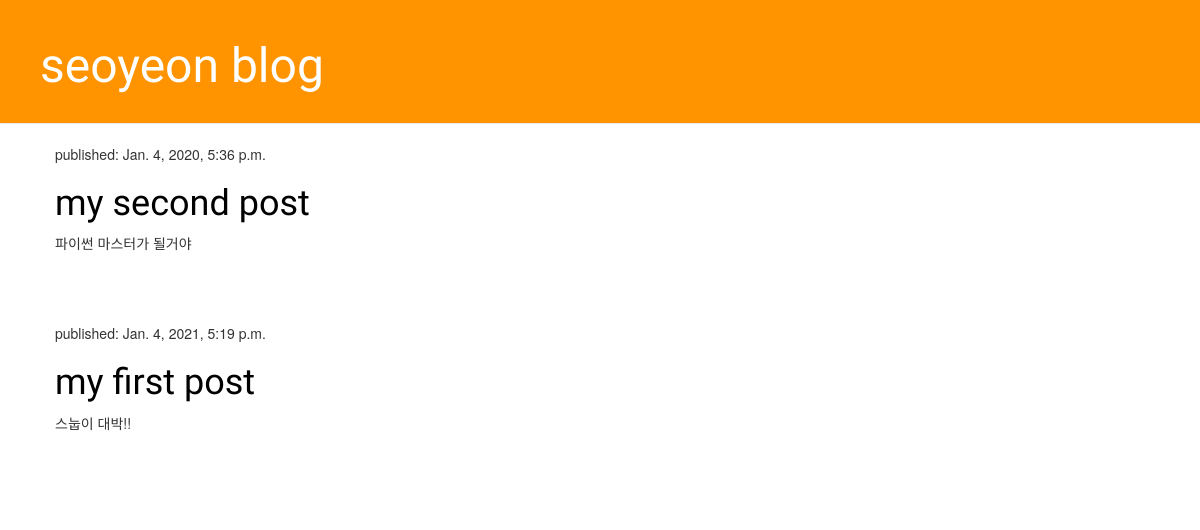
Before: / with the older database file.
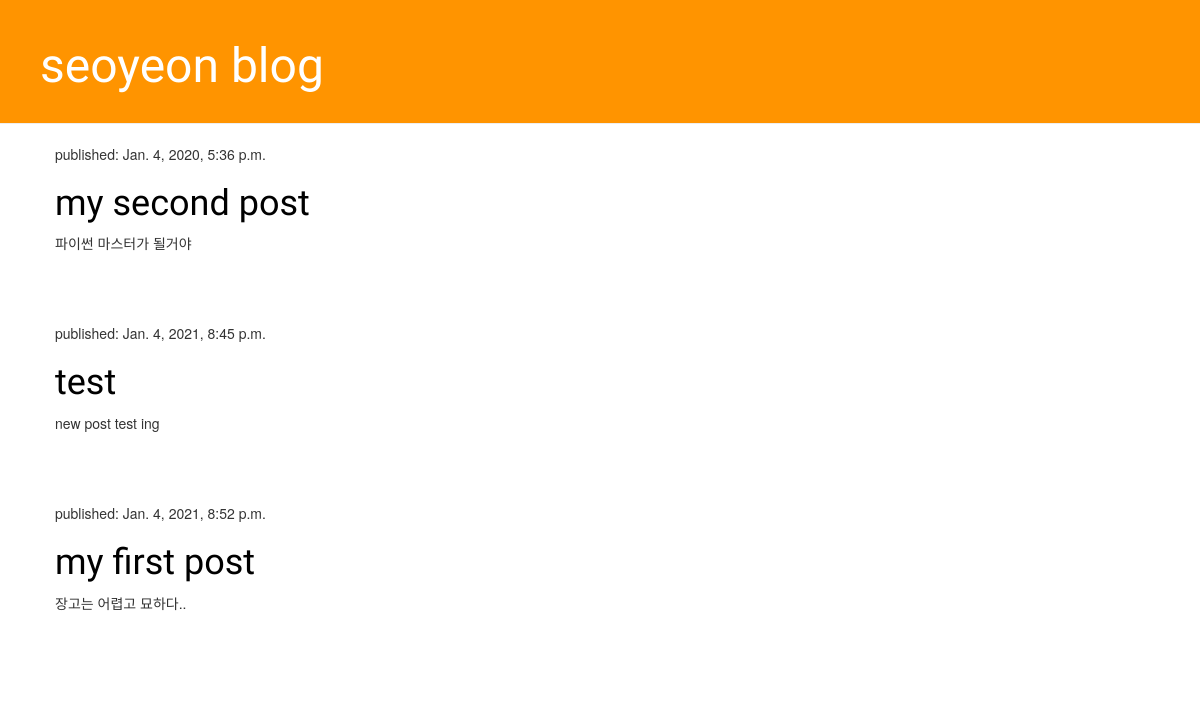
After: the same page with the newer database file.
### blog/models.py (models this page shows, shortened)
class Post(models.Model):
    author = models.ForeignKey(settings.AUTH_USER_MODEL, on_delete=models.CASCADE)
    title = models.CharField(max_length=200)
    text = models.TextField()
    created_date = models.DateTimeField(
        default=timezone.now)
    published_date = models.DateTimeField(
        blank=True, null=True
    )

### blog/views.py (the view)
# urls.py: path('', views.post_list, name='post_list'),
def post_list(request):
    posts = Post.objects.filter(published_date__lte=timezone.now()).order_by('published_date')
    return render(request, 'blog/post_list.html', {'posts':posts})

### blog/templates/blog/post_list.html
{% extends 'blog/base.html' %}
{% block content %}
    {% for post in posts %}
        <div class="post">
            <p>published: {{ post.published_date }}</p>
            <h1><a href="{% url 'post_detail' pk=post.pk %}">{{ post.title }}</a></h1>
            <p>{{ post.text|linebreaksbr }}</p>
        </div>
    {% endfor %}
{% endblock %}

### blog/templates/blog/base.html (shortened to what this page needs)
{% load static %}
<html>
    <head>
        <link rel="stylesheet" href="//maxcdn.bootstrapcdn.com/bootstrap/3.2.0/css/bootstrap.min.css">
        <link rel="stylesheet" href="//maxcdn.bootstrapcdn.com/bootstrap/3.2.0/css/bootstrap-theme.min.css">
        <link rel="stylesheet" href="{% static 'css/blog.css' %}">
    </head>
    <body>
        <div class="page-header">
            <h1><a href="">seoyeon blog</a></h1>
        </div>
    <div class="content container">
        <div class="row">
            <div class="col-md-8">
                {% block content %}
                {% endblock %}
            </div>
        </div>
    </div>
    </body>
</html>

### blog/static/css/blog.css (style rules this page uses)
.page-header { background-color: #ff9400; margin-top: 0; padding: 20px 20px 20px 40px; }
.page-header h1, .page-header h1 a, .page-header h1 a:visited, .page-header h1 a:active { color: #ffffff; font-size: 36pt; text-decoration: none; }
.content { margin-left: 40px; }
h1, h2, h3, h4 { font-family: 'Lobster', cursive; }
.post { margin-bottom: 70px; }
.post h1 a, .post h1 a:visited { color: #000000; }

Changed rows visible on the page:
added Post: published_date "Jan. 4, 2021, 8:45 p.m.", title "test", text "new post test ing"
changed Post "my first post": published_date "Jan. 4, 2021, 5:19 p.m." → "Jan. 4, 2021, 8:52 p.m."; text "스눕이 대박!!" → "장고는 어렵고 묘하다.."
